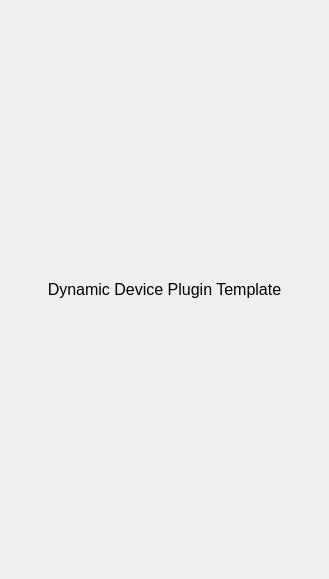
<?xml version="1.0" encoding="UTF-8"?>
<ui version="4.0">
 <class>ControllingWidgetClass</class>
 <widget class="QWidget" name="ControllingWidgetClass">
  <property name="geometry">
   <rect>
    <x>0</x>
    <y>0</y>
    <width>329</width>
    <height>579</height>
   </rect>
  </property>
  <property name="windowTitle">
   <string>ControllingWidget</string>
  </property>
  <layout class="QVBoxLayout" name="verticalLayout">
   <item>
    <widget class="QLabel" name="lbl_Information">
     <property name="text">
      <string>&lt;!DOCTYPE HTML PUBLIC &quot;-//W3C//DTD HTML 4.0//EN&quot; &quot;http://www.w3.org/TR/REC-html40/strict.dtd&quot;&gt;
&lt;html&gt;&lt;head&gt;&lt;meta name=&quot;qrichtext&quot; content=&quot;1&quot; /&gt;&lt;style type=&quot;text/css&quot;&gt;
p, li { white-space: pre-wrap; }
&lt;/style&gt;&lt;/head&gt;&lt;body style=&quot; font-family:'DejaVu Sans'; font-size:8pt; font-weight:400; font-style:normal;&quot;&gt;
&lt;p style=&quot; margin-top:0px; margin-bottom:0px; margin-left:0px; margin-right:0px; -qt-block-indent:0; text-indent:0px;&quot;&gt;&lt;span style=&quot; font-size:12pt;&quot;&gt;Dynamic Device Plugin Template&lt;/span&gt;&lt;/p&gt;&lt;/body&gt;&lt;/html&gt;</string>
     </property>
     <property name="alignment">
      <set>Qt::AlignCenter</set>
     </property>
    </widget>
   </item>
  </layout>
 </widget>
 <layoutdefault spacing="6" margin="11"/>
 <resources/>
 <connections/>
</ui>
